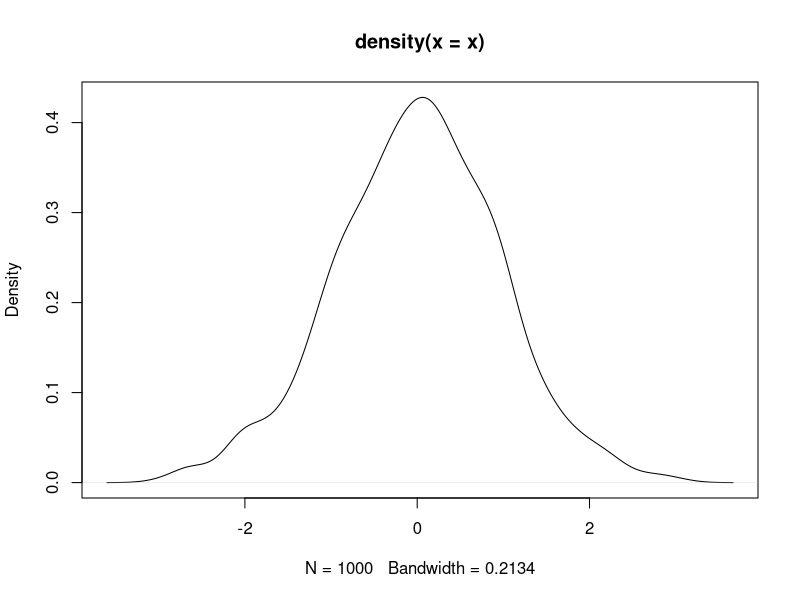

The R source for this figure:
## ---- chunk 1
x <- rnorm(1000)
head(x)
## ---- chunk 2
x <- rnorm(1000)
head(x)
## ---- chunk 3
plot(density(x))
